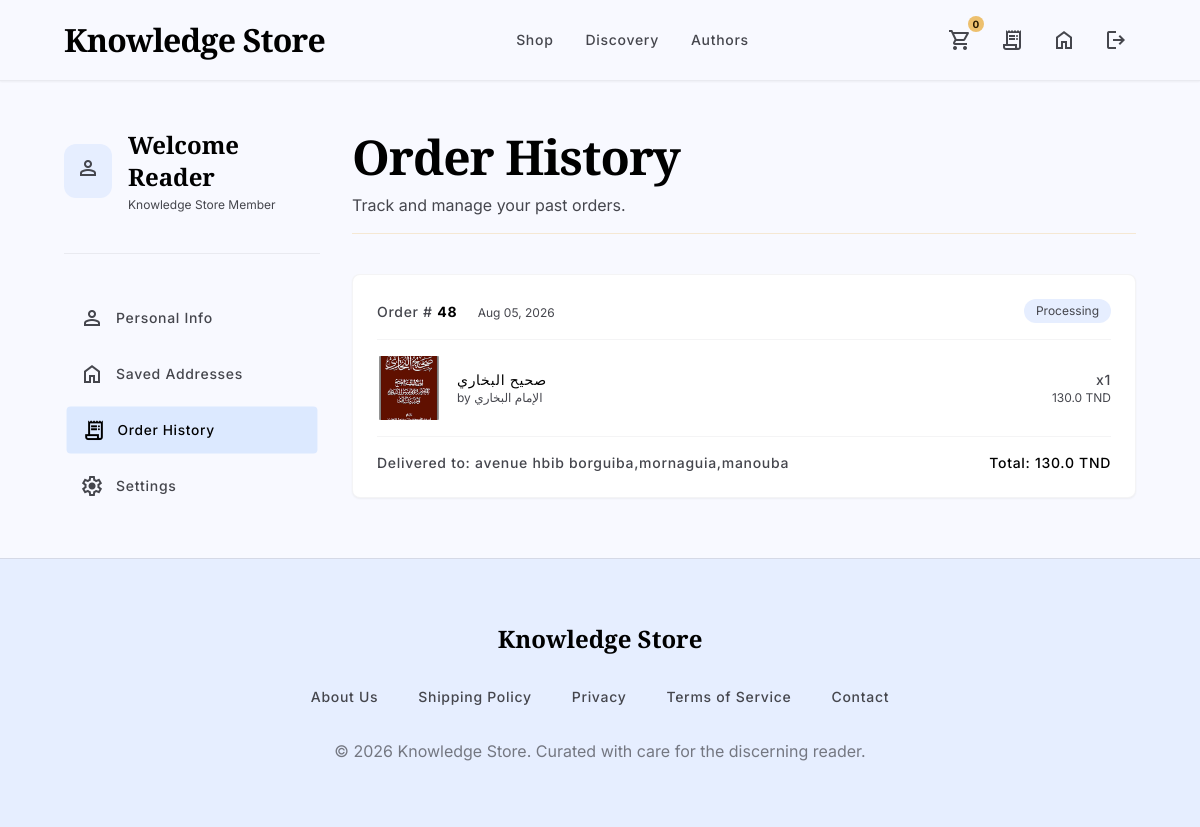
The page /order-history/ (signed in) on the database its author committed.
### knowledgestore/models.py (models this page shows, shortened)
class User(AbstractUser):
    phone = models.CharField(max_length=20, blank=True, null=True)
    address = models.CharField(max_length=500, blank=True, null=True)
    code_postal = models.CharField(max_length=20, blank=True, null=True)
    phone_number = models.CharField(max_length=20, blank=True, null=True)

class Commande(models.Model):
    user = models.ForeignKey(User, on_delete=models.CASCADE)
    adresse = models.CharField(max_length=500)
    date_commande = models.DateTimeField(auto_now_add=True)
    delivered = models.BooleanField(default=False)

class CommandeBooks(models.Model):
    commande = models.ForeignKey(Commande, on_delete=models.CASCADE)
    book = models.ForeignKey(Book, on_delete=models.CASCADE)
    quantity = models.PositiveIntegerField(default=1)
    def get_total_price(self):
        return self.book.price * self.quantity

class Book(models.Model):
    title=models.CharField(max_length=150)
    author= models.CharField(max_length=150)
    price=models.FloatField()
    image = models.ImageField(upload_to='books/', blank=True, null=True)
    urlimg = models.CharField(max_length=255, blank=True, null=True)

### knowledgestore/views.py (the view)
# urls.py: path('order-history/', views.order_history, name='order_history'),
@login_required(login_url='login')
def order_history(request):
    commandes = Commande.objects.filter(user=request.user).order_by('-date_commande')
    commande_items = CommandeBooks.objects.filter(commande__in=commandes).select_related('book', 'commande')
    context = {
        'commandes': commandes,
        'commande_items': commande_items,
    }
    return render(request, 'shopi/order_history.html', context)

### project/templates/shopi/order_history.html (shortened to what this page needs)
{% extends 'base.html' %}
{% block content %}
<section class="max-w-container-max mx-auto px-margin-mobile md:px-margin-desktop py-12">
<div class="flex flex-col md:flex-row gap-8">
<aside class="hidden lg:flex flex-col w-64 flex-shrink-0">
<div class="mb-10 pb-6 border-b border-outline-variant/30">
<div class="flex items-center gap-4 mb-4">
<div class="bg-surface-container p-3 rounded-full text-on-surface-variant">
<span class="material-symbols-outlined">person</span>
</div>
<div>
<h2 class="text-headline-sm font-headline-sm text-primary">Welcome Reader</h2>
<p class="text-caption font-caption text-on-surface-variant mt-1">Knowledge Store Member</p>
</div>
</div>
</div>
<nav class="flex flex-col gap-2">
<a href="#" class="flex items-center gap-3 px-4 py-3 rounded-lg text-on-surface-variant hover:bg-surface-container-low dark:hover:bg-surface-container transition-all">
<span class="material-symbols-outlined">person</span>
<span class="text-label-md font-label-md">Personal Info</span>
</a>
<a href="{% url 'saved_addresses' %}" class="flex items-center gap-3 px-4 py-3 rounded-lg text-on-surface-variant hover:bg-surface-container-low dark:hover:bg-surface-container transition-all">
<span class="material-symbols-outlined">home</span>
<span class="text-label-md font-label-md">Saved Addresses</span>
</a>
<a href="{% url 'order_history' %}" class="flex items-center gap-3 px-4 py-3 rounded-lg text-primary font-bold bg-surface-container-high dark:bg-surface-container-highest transition-transform scale-[0.98]">
<span class="material-symbols-outlined">receipt_long</span>
<span class="text-label-md font-label-md">Order History</span>
</a>
<a href="#" class="flex items-center gap-3 px-4 py-3 rounded-lg text-on-surface-variant hover:bg-surface-container-low dark:hover:bg-surface-container transition-all">
<span class="material-symbols-outlined">settings</span>
<span class="text-label-md font-label-md">Settings</span>
</a>
</nav>
</aside>
<div class="flex-1 min-w-0">
<div class="flex flex-col md:flex-row md:items-end justify-between mb-10 pb-4 border-b border-tertiary-fixed-dim/30">
<div>
<h1 class="text-display-lg-mobile md:text-display-lg font-display-lg-mobile md:font-display-lg text-primary mb-2">Order History</h1>
<p class="text-body-md font-body-md text-on-surface-variant">Track and manage your past orders.</p>
</div>
</div>
{% if commandes %}
<div class="flex flex-col gap-6">
{% for commande in commandes %}
<div class="bg-surface-container-lowest rounded-xl p-6 shadow-sm border border-outline-variant/20">
<div class="flex flex-col md:flex-row md:items-center justify-between mb-4 pb-4 border-b border-outline-variant/20">
<div>
<span class="text-label-md font-label-md text-on-surface-variant">Order #</span>
<span class="text-label-md font-label-md text-primary font-bold">{{ commande.id }}</span>
<span class="text-caption font-caption text-on-surface-variant ml-4">{{ commande.date_commande|date:"M d, Y" }}</span>
</div>
<div class="flex items-center gap-2 mt-2 md:mt-0">
<span class="text-caption font-caption px-3 py-1 rounded-full {% if commande.delivered %}bg-tertiary-fixed text-on-tertiary-container{% else %}bg-surface-container text-on-surface-variant{% endif %}">
{% if commande.delivered %}Delivered{% else %}Processing{% endif %}
</span>
</div>
</div>
<div class="flex flex-col gap-3">
{% for item in commande_items %}
{% if item.commande_id == commande.id %}
<div class="flex items-center gap-4">
<div class="w-16 h-16 rounded-lg overflow-hidden bg-surface-container flex-shrink-0">
{% if item.book.image %}
<img class="w-full h-full object-cover" src="{{ item.book.image.url }}" alt="{{ item.book.title }}"/>
{% elif item.book.urlimg %}
<img class="w-full h-full object-cover" src="{{ item.book.urlimg }}" alt="{{ item.book.title }}"/>
{% else %}
<div class="w-full h-full flex items-center justify-center text-on-surface-variant text-caption">No image</div>
{% endif %}
</div>
<div class="flex-1 min-w-0">
<h4 class="text-label-md font-label-md text-primary truncate">{{ item.book.title }}</h4>
<p class="text-caption font-caption text-on-surface-variant">by {{ item.book.author }}</p>
</div>
<div class="text-right flex-shrink-0">
<p class="text-label-md font-label-md text-on-surface-variant">x{{ item.quantity }}</p>
<p class="text-caption font-caption text-on-surface-variant">{{ item.get_total_price }} TND</p>
</div>
</div>
{% endif %}
{% endfor %}
</div>
<div class="flex flex-col md:flex-row md:items-center justify-between mt-4 pt-4 border-t border-outline-variant/20">
<div class="text-label-md font-label-md text-on-surface-variant">
Delivered to: {{ commande.adresse }}
</div>
<div class="text-label-md font-label-md text-primary mt-2 md:mt-0">
Total: {% for item in commande_items %}{% if item.commande_id == commande.id %}{{ item.get_total_price }}{% endif %}{% endfor %} TND
</div>
</div>
</div>
{% endfor %}
</div>
{% endif %}
</div>
</div>
</section>
{% endblock %}

### project/templates/base.html (shortened to what this page needs)
{% load static %}
<!DOCTYPE html>
<html class="light" lang="en">
<head>
<script src="https://cdn.tailwindcss.com?plugins=forms,container-queries"></script>
<script id="tailwind-config">
tailwind.config = {
  darkMode: "class",
  theme: {
    extend: {
      "colors": {
        "surface-container-high": "#dce9ff",
        "on-primary-container": "#7c839b",
        "on-secondary-container": "#626360",
        "on-primary": "#ffffff",
        "error": "#ba1a1a",
        "primary-fixed": "#dae2fd",
        "on-surface-variant": "#45464d",
        "on-primary-fixed-variant": "#3f465c",
        "surface-container-lowest": "#ffffff",
        "on-tertiary-fixed": "#271900",
        "surface-container-low": "#eff4ff",
        "on-secondary-fixed-variant": "#464744",
        "secondary-container": "#e0e0dc",
        "surface-container-highest": "#d5e3fc",
        "on-error-container": "#93000a",
        "on-tertiary": "#ffffff",
        "surface": "#f8f9ff",
        "primary-container": "#131b2e",
        "on-background": "#0d1c2e",
        "primary-fixed-dim": "#bec6e0",
        "on-secondary": "#ffffff",
        "error-container": "#ffdad6",
        "surface-variant": "#d5e3fc",
        "tertiary": "#000000",
        "secondary": "#5e5f5c",
        "on-tertiary-fixed-variant": "#5e4200",
        "tertiary-fixed": "#ffdea8",
        "on-secondary-fixed": "#1b1c1a",
        "secondary-fixed": "#e3e2df",
        "on-tertiary-container": "#a47e33",
        "surface-dim": "#ccdbf3",
        "inverse-primary": "#bec6e0",
        "on-primary-fixed": "#131b2e",
        "surface-container": "#e6eeff",
        "tertiary-container": "#271900",
        "outline": "#76777d",
        "on-surface": "#0d1c2e",
        "inverse-on-surface": "#eaf1ff",
        "outline-variant": "#c6c6cd",
        "tertiary-fixed-dim": "#edc06e",
        "surface-bright": "#f8f9ff",
        "background": "#f8f9ff",
        "secondary-fixed-dim": "#c7c7c3",
        "inverse-surface": "#233144",
        "surface-tint": "#565e74",
        "on-error": "#ffffff",
        "primary": "#000000"
      },
      "borderRadius": {
        "DEFAULT": "0.125rem",
        "lg": "0.25rem",
        "xl": "0.5rem",
        "full": "0.75rem"
      },
      "spacing": {
        "container-max": "1280px",
        "margin-mobile": "20px",
        "margin-desktop": "64px",
        "unit": "8px",
        "gutter": "24px"
      },
      "fontFamily": {
        "label-md": ["Inter"],
        "display-lg-mobile": ["Playfair Display"],
        "title-lg": ["Inter"],
        "body-md": ["Inter"],
        "headline-sm": ["Playfair Display"],
        "headline-md": ["Playfair Display"],
        "caption": ["Inter"],
        "body-lg": ["Inter"],
        "display-lg": ["Playfair Display"]
      },
      "fontSize": {
        "label-md": ["14px", {"lineHeight": "20px", "letterSpacing": "0.05em", "fontWeight": "500"}],
        "display-lg-mobile": ["32px", {"lineHeight": "40px", "letterSpacing": "-0.01em", "fontWeight": "700"}],
        "title-lg": ["20px", {"lineHeight": "28px", "fontWeight": "600"}],
        "body-md": ["16px", {"lineHeight": "24px", "fontWeight": "400"}],
        "headline-sm": ["24px", {"lineHeight": "32px", "fontWeight": "600"}],
        "headline-md": ["32px", {"lineHeight": "40px", "fontWeight": "600"}],
        "caption": ["12px", {"lineHeight": "16px", "fontWeight": "400"}],
        "body-lg": ["18px", {"lineHeight": "28px", "fontWeight": "400"}],
        "display-lg": ["48px", {"lineHeight": "56px", "letterSpacing": "-0.02em", "fontWeight": "700"}]
      }
    }
  }
}
</script>
</head>
<body class="bg-surface text-on-surface font-body-md text-body-md antialiased selection:bg-surface-dim selection:text-on-surface min-h-screen flex flex-col">
<header class="bg-surface dark:bg-surface-container-low shadow-sm dark:shadow-none border-b border-outline-variant/30 dark:border-outline-variant/10 sticky top-0 z-50 w-full">
<div class="flex flex-nowrap justify-between items-center w-full px-3 md:px-margin-desktop max-w-container-max mx-auto min-h-14 md:min-h-20 gap-2 md:gap-4">
<div class="flex items-center shrink-0">
<a class="text-title-lg md:text-headline-md font-title-lg md:font-headline-md text-primary dark:text-on-surface tracking-tight whitespace-nowrap" href="{% url 'home' %}">Knowledge Store</a>
</div>
<nav class="hidden md:flex items-center gap-8 shrink-0">
<a class="{% if request.path == '/shop/' %}text-primary dark:text-on-surface border-b-2 border-primary pb-1{% else %}text-on-surface-variant dark:text-outline hover:text-primary transition-colors{% endif %} text-label-md font-label-md transition-all duration-300 ease-in-out" href="{% url 'shop' %}">Shop</a>
<a class="{% if request.path == '/' %}text-primary dark:text-on-surface border-b-2 border-primary pb-1{% else %}text-on-surface-variant dark:text-outline hover:text-primary transition-colors{% endif %} text-label-md font-label-md transition-all duration-300 ease-in-out" href="{% url 'home' %}">Discovery</a>
<a class="{% if request.path == '/authors/' %}text-primary dark:text-on-surface border-b-2 border-primary pb-1{% else %}text-on-surface-variant dark:text-outline hover:text-primary transition-colors{% endif %} text-label-md font-label-md transition-all duration-300 ease-in-out" href="{% url 'authors' %}">Authors</a>
</nav>
<div class="flex items-center gap-3 shrink-0">
<div class="flex items-center gap-3 hidden md:flex">
{% if request.user.is_authenticated %}
<a href="{% url 'panier' request.user.id %}" class="p-2 text-on-surface-variant hover:text-primary dark:hover:text-on-surface-variant transition-all rounded-full flex items-center justify-center relative">
<span class="material-symbols-outlined">shopping_cart</span>
<span class="absolute -top-1 -right-1 bg-tertiary-fixed-dim text-on-tertiary-fixed text-[10px] w-4 h-4 rounded-full flex items-center justify-center font-bold">{{ request.user.panier_set.count }}</span>
</a>
<a href="{% url 'commande' request.user.id %}" class="p-2 text-on-surface-variant hover:text-primary dark:hover:text-on-surface-variant transition-all rounded-full flex items-center justify-center">
<span class="material-symbols-outlined">receipt_long</span>
</a>
<a href="{% url 'saved_addresses' %}" class="p-2 text-on-surface-variant hover:text-primary dark:hover:text-on-surface-variant transition-all rounded-full flex items-center justify-center">
<span class="material-symbols-outlined">home</span>
</a>
<a href="{% url 'logout' %}" class="p-2 text-on-surface-variant hover:text-primary dark:hover:text-on-surface-variant transition-all rounded-full flex items-center justify-center">
<span class="material-symbols-outlined">logout</span>
</a>
{% else %}
<a href="{% url 'login' %}" class="bg-primary-container text-on-primary-container px-5 py-2 rounded-full text-label-md font-label-md hover:bg-surface-tint hover:text-on-primary transition-colors flex items-center gap-2">
<span class="material-symbols-outlined text-lg">login</span>Login
</a>
{% endif %}
</div>
</div>
</div>
</header>
<main class="flex-grow w-full">
{% block content %}{% endblock %}
</main>
<footer class="bg-surface-container dark:bg-surface-container-lowest border-t border-outline-variant/50 shadow-none w-full py-16 mt-auto">
<div class="flex flex-col items-center justify-center w-full px-margin-mobile md:px-margin-desktop max-w-container-max mx-auto">
<a class="text-headline-sm font-headline-sm text-primary mb-8" href="{% url 'home' %}">Knowledge Store</a>
<nav class="flex flex-wrap justify-center gap-6 md:gap-10 mb-8">
<a class="text-on-surface-variant hover:text-primary transition-colors text-label-md font-label-md" href="#">About Us</a>
<a class="text-on-surface-variant hover:text-primary transition-colors text-label-md font-label-md" href="#">Shipping Policy</a>
<a class="text-on-surface-variant hover:text-primary transition-colors text-label-md font-label-md" href="#">Privacy</a>
<a class="text-on-surface-variant hover:text-primary transition-colors text-label-md font-label-md" href="#">Terms of Service</a>
<a class="text-on-surface-variant hover:text-primary transition-colors text-label-md font-label-md" href="#">Contact</a>
</nav>
<p class="text-body-md font-body-md text-on-surface-variant text-center opacity-70">
    &copy; 2026 Knowledge Store. Curated with care for the discerning reader.
</p>
</div>
</footer>
</body>
</html>

### project/templates/base.html (style rules this page uses)
.material-symbols-outlined { font-variation-settings: 'FILL' 0, 'wght' 400, 'GRAD' 0, 'opsz' 24; }

### rows shown on the page
User: user.panier_set.count "0"
Commande: id "48", date_commande "Aug 05, 2026", delivered "Processing", adresse "avenue hbib borguiba,mornaguia,manouba"
CommandeBooks: book.urlimg (picture), book "صحيح البخاري", book.author "الإمام البخاري", quantity "1", get_total_price "130.0"
